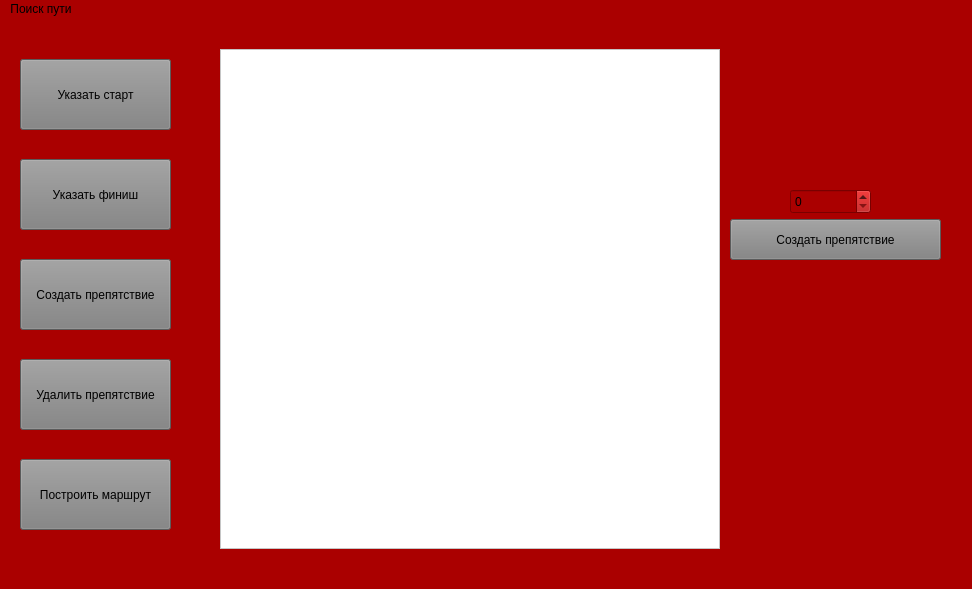
<?xml version="1.0" encoding="UTF-8"?>
<ui version="4.0">
 <class>MainWindow</class>
 <widget class="QMainWindow" name="MainWindow">
  <property name="geometry">
   <rect>
    <x>0</x>
    <y>0</y>
    <width>972</width>
    <height>589</height>
   </rect>
  </property>
  <property name="mouseTracking">
   <bool>false</bool>
  </property>
  <property name="windowTitle">
   <string>MainWindow</string>
  </property>
  <property name="autoFillBackground">
   <bool>false</bool>
  </property>
  <property name="styleSheet">
   <string notr="true">background-color: rgb(170, 0, 0);
background-color: rgb(170, 0, 0);</string>
  </property>
  <widget class="QWidget" name="centralwidget">
   <property name="styleSheet">
    <string notr="true"/>
   </property>
   <widget class="QPushButton" name="StartButton">
    <property name="geometry">
     <rect>
      <x>20</x>
      <y>40</y>
      <width>151</width>
      <height>71</height>
     </rect>
    </property>
    <property name="styleSheet">
     <string notr="true">color: black; background:grey;</string>
    </property>
    <property name="text">
     <string>Указать старт</string>
    </property>
   </widget>
   <widget class="QPushButton" name="FinishButton">
    <property name="geometry">
     <rect>
      <x>20</x>
      <y>140</y>
      <width>151</width>
      <height>71</height>
     </rect>
    </property>
    <property name="styleSheet">
     <string notr="true">color: black; background:grey;</string>
    </property>
    <property name="text">
     <string>Указать финиш</string>
    </property>
   </widget>
   <widget class="QLabel" name="LogLabel_1">
    <property name="geometry">
     <rect>
      <x>730</x>
      <y>180</y>
      <width>231</width>
      <height>71</height>
     </rect>
    </property>
    <property name="styleSheet">
     <string>color: white;</string>
    </property>
    <property name="text">
     <string/>
    </property>
    <property name="alignment">
     <set>Qt::AlignLeading|Qt::AlignLeft|Qt::AlignTop</set>
    </property>
   </widget>
   <widget class="QLabel" name="LogLabel_2">
    <property name="geometry">
     <rect>
      <x>760</x>
      <y>30</y>
      <width>181</width>
      <height>31</height>
     </rect>
    </property>
    <property name="styleSheet">
     <string>color: white;</string>
    </property>
    <property name="text">
     <string/>
    </property>
    <property name="alignment">
     <set>Qt::AlignHCenter|Qt::AlignTop</set>
    </property>
   </widget>
   <widget class="QLabel" name="LogLabel_3">
    <property name="geometry">
     <rect>
      <x>730</x>
      <y>90</y>
      <width>231</width>
      <height>61</height>
     </rect>
    </property>
    <property name="styleSheet">
     <string notr="true">color: white;</string>
    </property>
    <property name="text">
     <string/>
    </property>
    <property name="scaledContents">
     <bool>false</bool>
    </property>
    <property name="alignment">
     <set>Qt::AlignLeading|Qt::AlignLeft|Qt::AlignTop</set>
    </property>
   </widget>
   <widget class="MapQFrame" name="MapFrame">
    <property name="geometry">
     <rect>
      <x>220</x>
      <y>30</y>
      <width>500</width>
      <height>500</height>
     </rect>
    </property>
    <property name="styleSheet">
     <string notr="true">background-color: white;</string>
    </property>
    <property name="frameShape">
     <enum>QFrame::StyledPanel</enum>
    </property>
    <property name="frameShadow">
     <enum>QFrame::Raised</enum>
    </property>
   </widget>
   <widget class="QPushButton" name="NewPolygonButton">
    <property name="geometry">
     <rect>
      <x>20</x>
      <y>240</y>
      <width>151</width>
      <height>71</height>
     </rect>
    </property>
    <property name="styleSheet">
     <string notr="true">color: black; background:grey;</string>
    </property>
    <property name="text">
     <string>Создать препятствие</string>
    </property>
   </widget>
   <widget class="QPushButton" name="DeletePolygonButton">
    <property name="geometry">
     <rect>
      <x>20</x>
      <y>340</y>
      <width>151</width>
      <height>71</height>
     </rect>
    </property>
    <property name="styleSheet">
     <string notr="true">color: black; background:grey;</string>
    </property>
    <property name="text">
     <string>Удалить препятствие</string>
    </property>
   </widget>
   <widget class="QPushButton" name="Create">
    <property name="geometry">
     <rect>
      <x>20</x>
      <y>440</y>
      <width>151</width>
      <height>71</height>
     </rect>
    </property>
    <property name="styleSheet">
     <string notr="true">color: black; background:grey;</string>
    </property>
    <property name="text">
     <string>Построить маршрут</string>
    </property>
   </widget>
   <widget class="QSpinBox" name="SpinBox">
    <property name="geometry">
     <rect>
      <x>790</x>
      <y>170</y>
      <width>81</width>
      <height>25</height>
     </rect>
    </property>
    <property name="maximum">
     <number>100</number>
    </property>
   </widget>
   <widget class="QPushButton" name="CreatePolygon">
    <property name="geometry">
     <rect>
      <x>730</x>
      <y>200</y>
      <width>211</width>
      <height>41</height>
     </rect>
    </property>
    <property name="styleSheet">
     <string notr="true">color: black; background:grey;</string>
    </property>
    <property name="text">
     <string>Создать препятствие</string>
    </property>
   </widget>
  </widget>
  <widget class="QMenuBar" name="menubar">
   <property name="geometry">
    <rect>
     <x>0</x>
     <y>0</y>
     <width>972</width>
     <height>21</height>
    </rect>
   </property>
   <widget class="QMenu" name="menu">
    <property name="title">
     <string>Поиск пути</string>
    </property>
   </widget>
   <addaction name="menu"/>
  </widget>
  <widget class="QStatusBar" name="statusbar"/>
 </widget>
 <customwidgets>
  <customwidget>
   <class>MapQFrame</class>
   <extends>QFrame</extends>
   <header location="global">mapqframe.h</header>
   <container>1</container>
  </customwidget>
 </customwidgets>
 <resources/>
 <connections/>
</ui>
